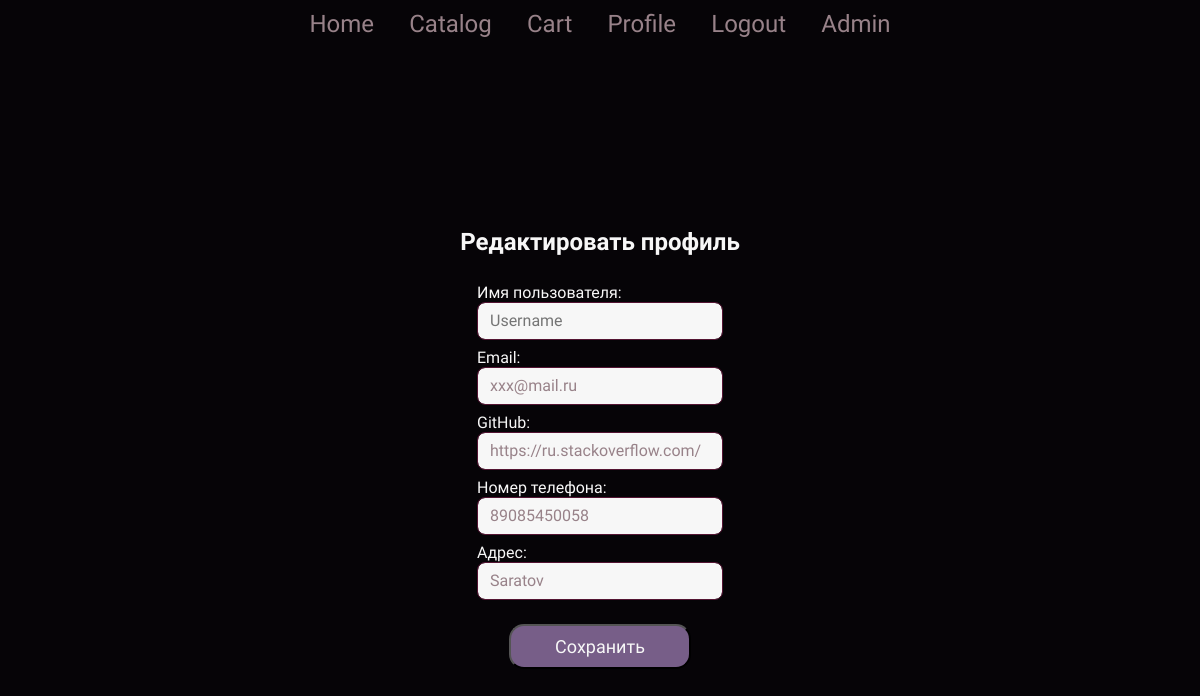
Page /edit_profile/ (signed in) on the earlier database version.
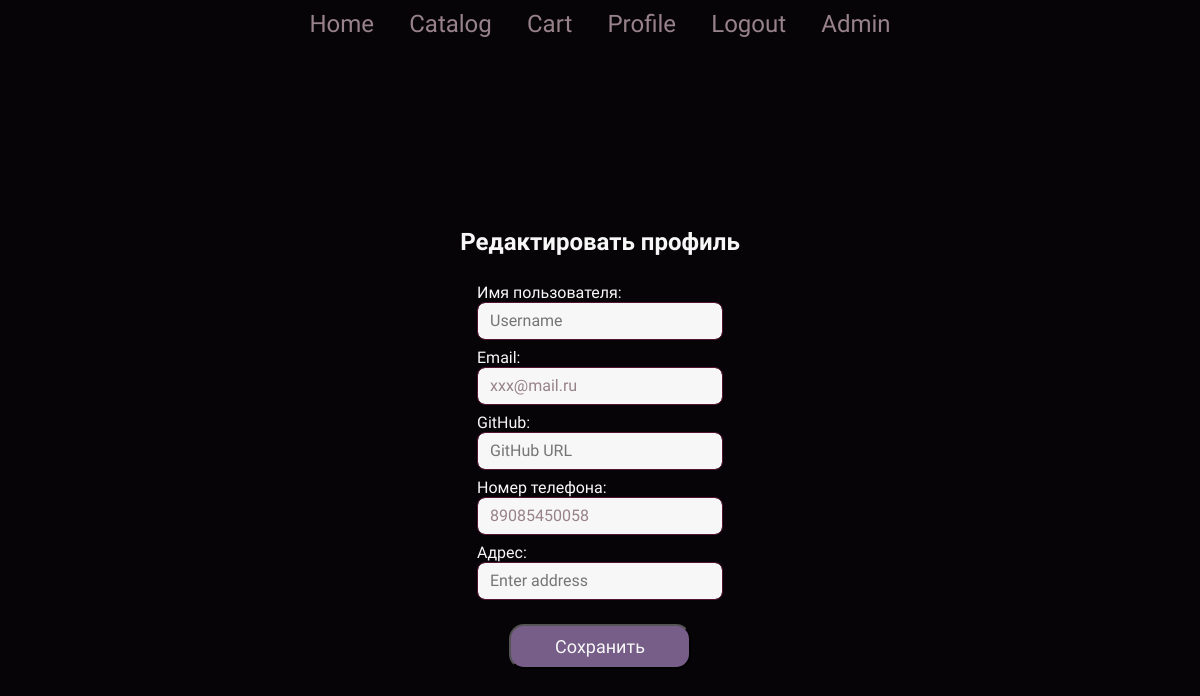
Same page on the later database version.
### login/models.py (models this page shows, shortened)
class Profile(models.Model):
    user = models.OneToOneField(User, on_delete=models.CASCADE)
    phone_number = models.CharField(max_length=15, blank=True)
    email = models.EmailField(blank=True)
    github_url = models.URLField(blank=True)
    address = models.CharField(max_length=50, blank=True)

### login/views.py (the view)
# urls.py: path('edit_profile/', edit_profile, name='edit_profile'),
@login_required
def edit_profile(request):
    profile = request.user.profile
    if request.method == 'POST':
        form = ProfileForm(request.POST, instance=profile)
        if form.is_valid():
            form.save()
            return redirect('view_profile')
    else:
        form = ProfileForm(instance=profile)
    return render(request, 'edit_profile.html', {'form': form})

### login/forms.py
class ProfileForm(forms.ModelForm):
    username = forms.CharField(label='Имя пользователя', widget=forms.TextInput(attrs={
        'class': 'form-control',
        'placeholder': 'Username',
    })
    )
    email = forms.EmailField(
        widget=forms.EmailInput(attrs={
            'class': 'form-control',
            'placeholder': 'Enter your email'
    }), required=True
    )
    phone_number = forms.CharField(
        label="Номер телефона",
        widget=forms.TextInput(attrs={
            'class': 'form-control',
            'placeholder': 'Enter phone number',
        })
    )
    github_url = forms.CharField(
        label="GitHub",
        widget=forms.TextInput(attrs={
            'class': 'form-control',
            'placeholder': 'GitHub URL',
        })
    )
    address = forms.CharField(
        label="Адрес",
        widget=forms.TextInput(attrs={
            'class': 'form-control',
            'placeholder': 'Enter address',
        })
    )
    class Meta:
        model = Profile
        fields = ['username', 'email','github_url', 'phone_number', 'address']

### static/templates/templates/edit_profile.html (shortened to what this page needs)
{% extends "index.html" %}
{% block content %}
<div class="container">
    <form method="POST" novalidate class="edit_profile">
        <h2>Редактировать профиль</h2><br>
        <div>
            {% for field in form %}
            <div class="formFields">
                {{field.label_tag}}
                {{field}}
            </div>
            {% endfor %}
        </div>
        <button type="submit" class="buy-now-button">Сохранить</button>
    </form>
</div>
{% endblock %}

Differences in the rows shown:
changed Profile "xxx@mail.ru": github_url "https://ru.stackoverflow.com/" → (not shown); address "Saratov" → (not shown)
